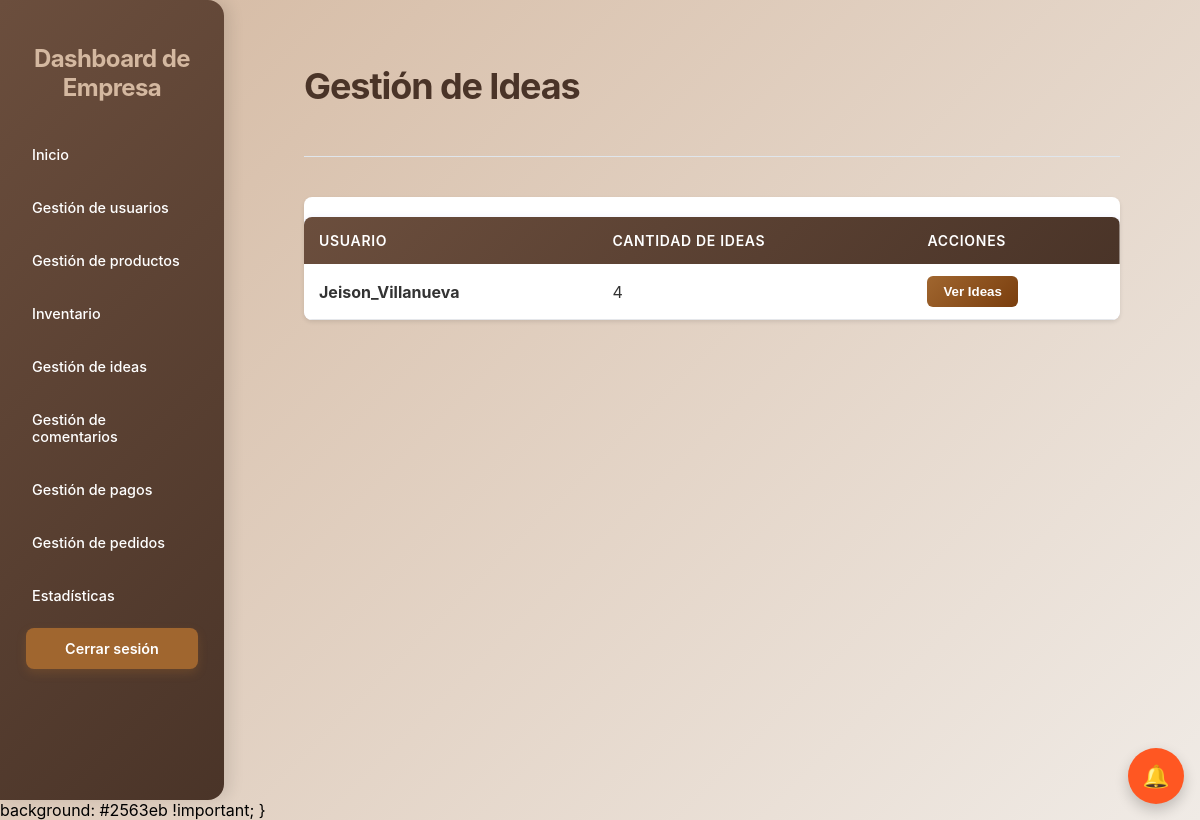
/ideas/ (signed in), run on an earlier commit of the app's database.
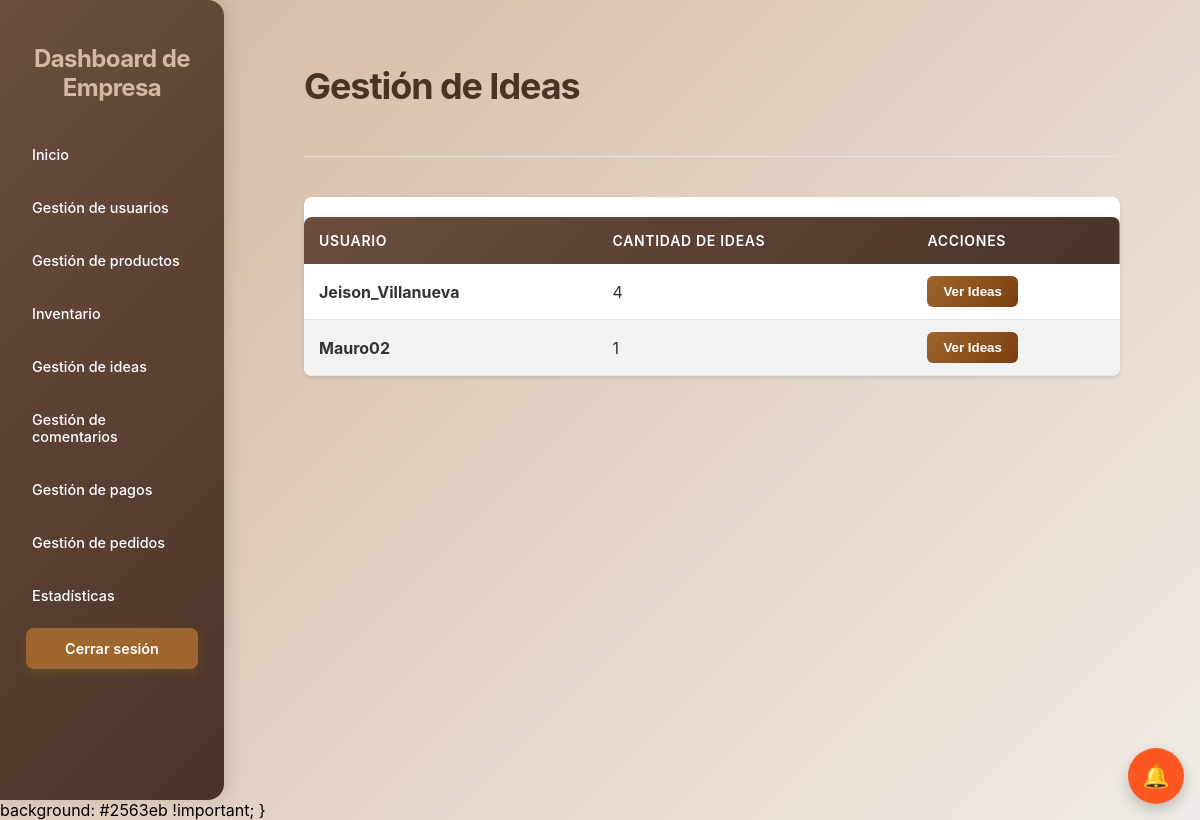
And on a later commit of the database.
### core/models.py (models this page shows, shortened)
class UserClientes(models.Model):
    usernameCliente = models.CharField(max_length=100, unique=True)
    passwordCliente = models.CharField(max_length=100)
    email = models.EmailField(max_length=100, blank=True)
    is_active = models.BooleanField(default=True)
    last_modified = models.DateTimeField(auto_now=True)
    status_changed_at = models.DateTimeField(null=True, blank=True)
    fecha_registro = models.DateTimeField(auto_now_add=True, null=True, blank=True)
    foto_perfil = models.ImageField(upload_to='uploads/perfiles/', blank=True, null=True)
    two_factor_enabled = models.BooleanField(default=False)
    two_factor_secret = models.CharField(max_length=32, blank=True, null=True)
    nombre_completo = models.CharField(max_length=200, blank=True, null=True)
    cedula = models.CharField(max_length=20, blank=True, null=True)
    telefono = models.CharField(max_length=20, blank=True, null=True, validators=[RegexValidator(r'^\d{7,15}$', 'Ingrese un número de teléfono válido (solo números, 7-15 dígitos)')])
    direccion = models.CharField(max_length=300, blank=True, null=True)
    ciudad = models.CharField(max_length=100, blank=True, null=True)
    departamento = models.CharField(max_length=100, blank=True, null=True)
    codigo_postal = models.CharField(max_length=10, blank=True, null=True)

### Empresas/views.py (the view)
# urls.py: path("ideas/", views.empresa_ideas_view, name="empresa_ideas"),
@empresa_login_required
def empresa_ideas_view(request):
    try:
        empresa = EmpresaRegistrada.objects.get(id=request.session['empresa_id'])
    except EmpresaRegistrada.DoesNotExist:
        return redirect('loginEmpresa')
    from django.db.models import Count, Q
    todas_ideas = Idea.objects.values_list('autor', flat=True).distinct()
    usuarios_con_ideas = []
    for username in todas_ideas:
        try:
            usuario = UserClientes.objects.get(usernameCliente=username)
            cantidad = Idea.objects.filter(autor=username).count()
            usuario.cantidad_ideas = cantidad
            usuarios_con_ideas.append(usuario)
        except UserClientes.DoesNotExist:
            continue
    usuarios_con_ideas.sort(key=lambda x: x.cantidad_ideas, reverse=True)
    context = {
        'usuarios_con_ideas': usuarios_con_ideas,
        'empresa': empresa
    }
    return render(request, 'Empresas/ideas_empresa.html', context)

### Empresas/views.py (called while the page is built)
def empresa_login_required(view_func):
    @wraps(view_func)
    def wrapper(request, *args, **kwargs):
        if 'empresa_id' not in request.session:
            messages.warning(request, 'Debe iniciar sesión para acceder a esta página.')
            return redirect('loginEmpresa_login')
        return view_func(request, *args, **kwargs)
    return wrapper

### core/context_processors.py (called while the page is built, shortened)
def idea_notifications(request):
    username_cliente = request.session.get('usernameCliente')
    username_empresa = request.session.get('usernameEmpresa')
    has_notif = False
    try:
        if username_cliente:
            has_notif = MensajeIdea.objects.filter(
                idea__autor=username_cliente,
                remitente_tipo='empresa',
                leido=False
            ).exists()
    except Exception as e:
        print(f"Error en idea_notifications: {str(e)}")
        has_notif = False
    return {
        'has_idea_notifications': has_notif
    }

### Empresas/templates/Empresas/ideas_empresa.html (shortened to what this page needs)
<!DOCTYPE html>
<html lang="es">
<head>
    {% load static %}
    <link rel="stylesheet" href="{% static 'Empresas/css/styles3.css' %}">
    <link rel="stylesheet" href="{% static 'Empresas/css/ideas.css' %}">
    <link rel="stylesheet" href="{% static 'Empresas/css/dashboard_responsive.css' %}">
</head>
<body>
    <div class="dashboard-container">
        <aside>
            <h2>Dashboard de Empresa</h2>
            <nav>
                <ul>
                    <li><a href="{% url 'dashboardEmpresa' %}">Inicio</a></li>
                    <li><a href="{% url 'usuarios' %}">Gestión de usuarios</a></li>
                    <li><a href="{% url 'GestiProductos' %}">Gestión de productos</a></li>
                    <li><a href="{% url 'inventario' %}">Inventario</a></li>
                    <li><a href="{% url 'empresa_ideas' %}">Gestión de ideas</a></li>
                    <li><a href="{% url 'empresa_comentarios' %}">Gestión de comentarios</a></li>
                    <li><a href="{% url 'gestion_pagos' %}">Gestión de pagos</a></li>
                    <li><a href="{% url 'gestion_pedidos' %}">Gestión de pedidos</a></li>
                    <li><a href="{% url 'estadisticas' %}">Estadísticas</a></li>
                </ul>
            </nav>
            <a href="{% url 'logout' %}" class="logout-button">Cerrar sesión</a>
        </aside>
        <main>
            <header>
                <h1>Gestión de Ideas</h1>
            </header>
            <div class="tabla-usuarios">
                <table>
                    <thead>
                        <tr>
                            <th>Usuario</th>
                            <th>Cantidad de Ideas</th>
                            <th>Acciones</th>
                        </tr>
                    </thead>
                    <tbody>
                        {% if usuarios_con_ideas %}
                            {% for usuario in usuarios_con_ideas %}
                            <tr>
                                <td><strong>{{ usuario.usernameCliente }}</strong></td>
                                <td>{{ usuario.cantidad_ideas }}</td>
                                <td>
                                    <button class="btn-ver-ideas" onclick="verIdeasUsuario({{ usuario.id }}, '{{ usuario.usernameCliente }}')">
                                        Ver Ideas
                                    </button>
                                </td>
                            </tr>
                            {% endfor %}
                        {% else %}
                            <tr>
                                <td colspan="3" class="no-datos">
                                    No hay usuarios con ideas registradas
                                </td>
                            </tr>
                        {% endif %}
                    </tbody>
                </table>
            </div>
        </main>
    </div>
{% load static %}
<link rel="stylesheet" href="{% static 'core/css/floating.css' %}">
<link rel="stylesheet" href="{% static 'core/css/notificaciones.css' %}">
<a id="floating-notif-btn-empresa" class="floating-btn floating-notif" style="display: flex;" title="Notificaciones" onclick="event.preventDefault(); abrirNotificaciones();">
    <span class="fb-icon">🔔</span>
</a>
{% include 'core/modal_notificaciones.html' %}
        background: #2563eb !important;
    }
</body>
</html>

What changed in the data, as far as the page shows it:
added UserClientes: usernameCliente "Mauro02", cantidad_ideas "1"
